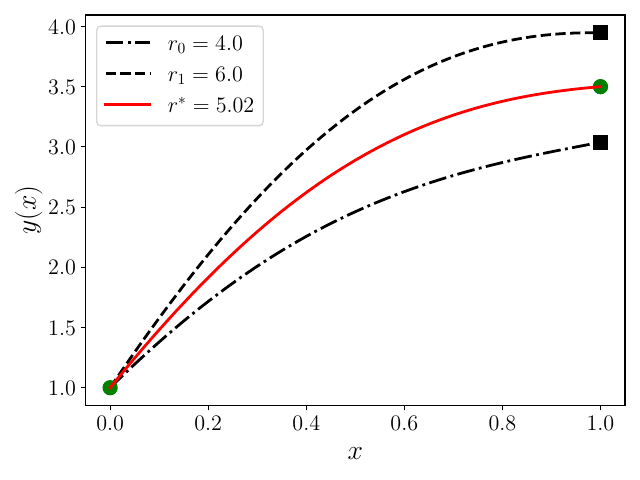

The script that saved this image:
#!/usr/bin/env python3

import numpy as np
import matplotlib.pyplot as plt
from scipy.integrate import solve_ivp
from scipy.optimize import bisect
plt.style.use('../../utils/clases.mplstyle')

def f(x, y):
    f = np.zeros(2)
    f[0] = y[1]
    f[1] = 12 * x - 4 * y[0]
    return f

def residuo(r, a, b, beta):
    x = np.linspace(a, b, 100)
    sol = solve_ivp(f, [a, b], [1, r], dense_output=False)
    y_b = sol.y[0, -1]
    resid = y_b - beta
    return resid

x_a, x_b = 0.0, 1.0
n_points = 100
beta = 3.5
x = np.linspace(x_a, x_b, n_points)

sol_1 = solve_ivp(f, [x_a, x_b], [1.0, 4.0], dense_output=True)
y_1 = sol_1.sol(x)
sol_2 = solve_ivp(f, [x_a, x_b], [1.0, 6.0], dense_output=True)
y_2 = sol_2.sol(x)
plt.plot(x, y_1.T[:, 0], '-.k', label=r"$r_0 = 4.0$")
plt.plot(x, y_2.T[:, 0], '--k', label=r"$r_1 = 6.0$")
plt.plot([0, 1], [1.0, 3.5], 'go')
plt.plot([x[-1], x[-1]], [y_1.T[-1, 0], y_2.T[-1, 0]], 'sk')

r_opt = bisect(residuo, 4.0, 6.0, args=(x_a, x_b, beta),
    full_output=True)
print(r_opt[1])
sol = solve_ivp(f, [x_a, x_b], [1.0, r_opt[0]],
    dense_output=True)
y = sol.sol(x)
lbl = f"r^* = {r_opt[0]:.2f}"
plt.plot(x, y.T[:, 0], '-r', label=r"$" + lbl + r"$")

plt.legend()
plt.xlabel(r"$x$")
plt.ylabel(r"$y(x)$")
plt.tight_layout()
plt.savefig("disparo.pdf")
